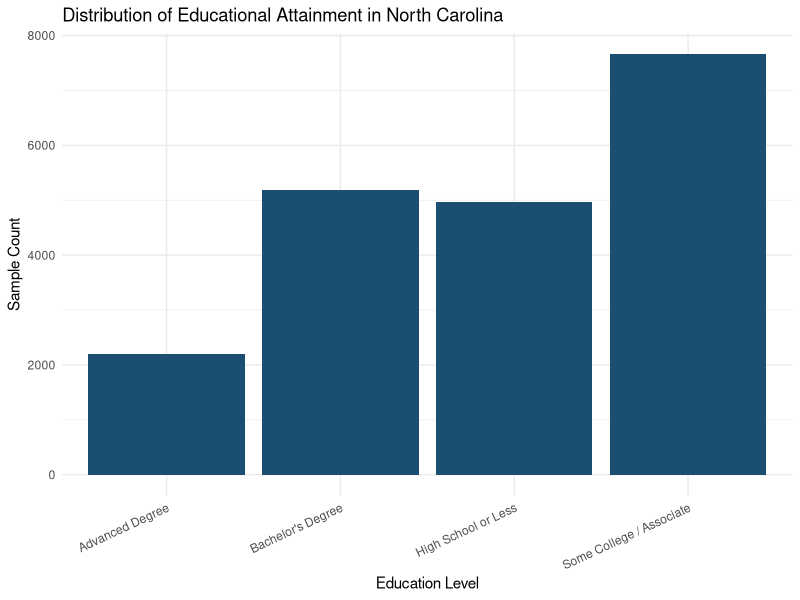
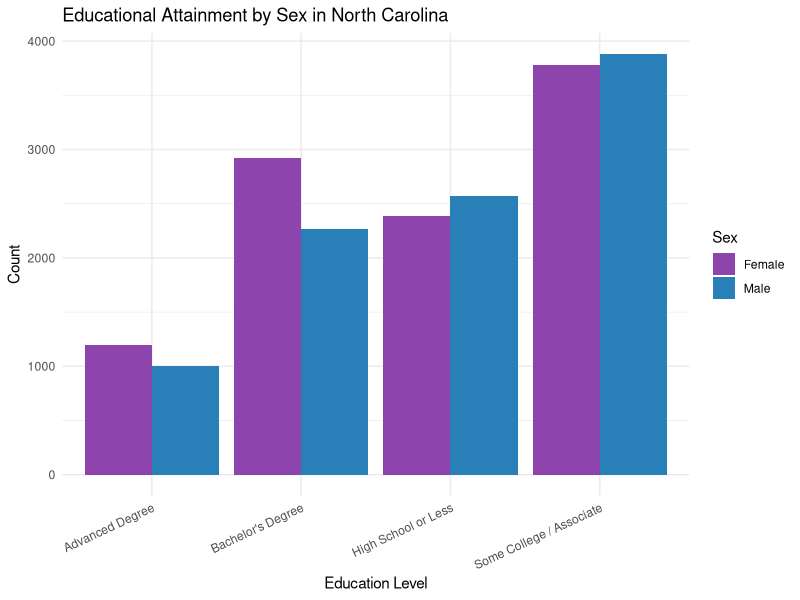
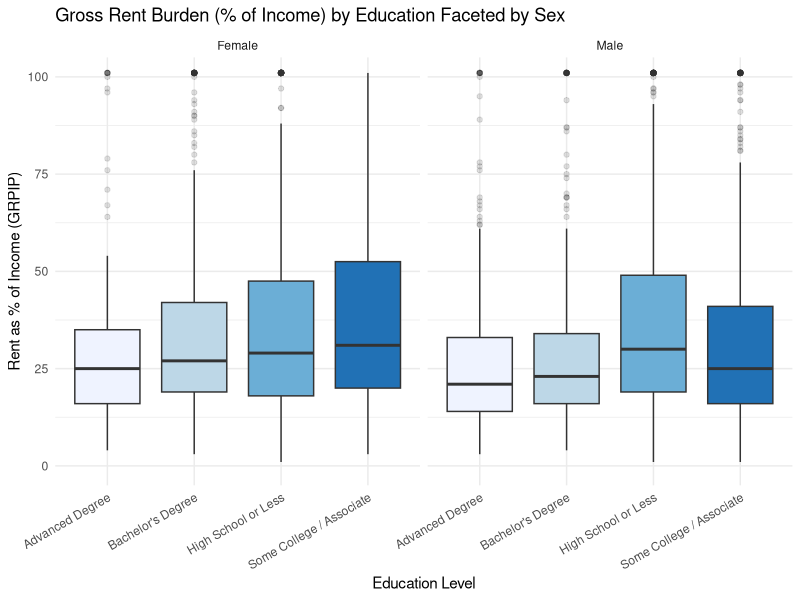
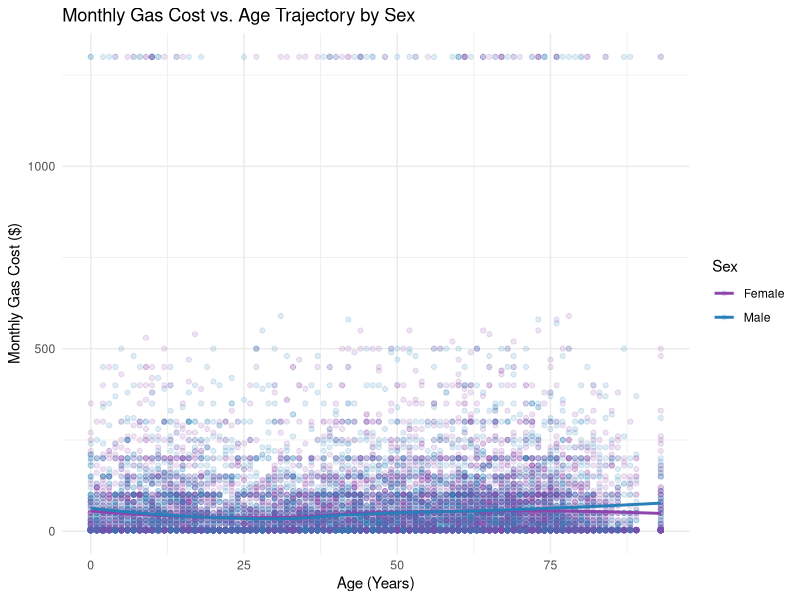

Here is the R script that generated these plots, in order:
## ---- chunk 1
library(tidyverse)

# Read the local data
df <- read_csv("data/nc_census_pums.csv")
head(df)
## ---- chunk 2
# One-Way Contingency Table: Distribution of Educational Attainment
edu_table <- table(df$education)
edu_table

# Two-Way Contingency Table: Education by Sex
edu_sex_table <- table(df$education, df$sex)
edu_sex_table

# Row Proportions across Education Levels
round(prop.table(edu_sex_table, margin = 1), 3)


## ---- chunk 3
# summaries of gas cost and rent grouped by education and sex
# Accounting for survey person weights (weight = PWGTP)
summary_stats <- df %>%
  group_by(education, sex) %>%
  summarize(
    weighted_mean_gas  = sum(gas_cost * weight, na.rm = TRUE) / sum(weight, na.rm = TRUE),
    median_gas         = median(gas_cost, na.rm = TRUE),
    sd_gas             = sd(gas_cost, na.rm = TRUE),
    weighted_mean_rent = sum(rent_burden * weight, na.rm = TRUE) / sum(weight, na.rm = TRUE),
    median_rent        = median(rent_burden, na.rm = TRUE),
    sd_rent            = sd(rent_burden, na.rm = TRUE),
    iqr_rent           = IQR(rent_burden, na.rm = TRUE),
    sample_size        = n(),
    .groups            = "drop"
  )

summary_stats
## ---- chunk 4
# Plot 1: Bar Chart
# Distribution of education
ggplot(df, aes(x = education)) +
  geom_bar(fill = "#1b4f72") +
  labs(
    title = "Distribution of Educational Attainment in North Carolina",
    x = "Education Level",
    y = "Sample Count"
  ) +
  theme_minimal() +
  theme(axis.text.x = element_text(angle = 25, hjust = 1))
## ---- chunk 5
# Plot 2: Side-by-Side Bar Chart
# Educational attainment grouped by sex
ggplot(df, aes(x = education, fill = sex)) +
  geom_bar(position = "dodge") +
  scale_fill_manual(values = c("Male" = "#2980b9", "Female" = "#8e44ad")) +
  labs(
    title = "Educational Attainment by Sex in North Carolina",
    x = "Education Level",
    y = "Count",
    fill = "Sex"
  ) +
  theme_minimal() +
  theme(axis.text.x = element_text(angle = 25, hjust = 1))
## ---- chunk 6
# Plot 3: Boxplot with Faceting
# Gross rent burden across education levels, faceted by sex
ggplot(df %>% filter(rent_burden > 0), aes(x = education, y = rent_burden, fill = education)) +
  geom_boxplot(outlier.alpha = 0.15) +
  facet_wrap(~ sex) +
  coord_cartesian(ylim = c(0, 100)) +
  scale_fill_brewer(palette = "Blues") +
  labs(
    title = "Gross Rent Burden (% of Income) by Education Faceted by Sex",
    x = "Education Level",
    y = "Rent as % of Income (GRPIP)"
  ) +
  theme_minimal() +
  theme(legend.position = "none", axis.text.x = element_text(angle = 30, hjust = 1))
## ---- chunk 7
# Plot 4: Scatter Plot with Smoothing
# Gas cost vs. Age, colored by sex with lines
ggplot(df %>% filter(gas_cost > 0), aes(x = age, y = gas_cost, color = sex)) +
  geom_point(alpha = 0.15) +
  geom_smooth(method = "loess", se = FALSE) +
  scale_color_manual(values = c("Male" = "#2980b9", "Female" = "#8e44ad")) +
  labs(
    title = "Monthly Gas Cost vs. Age Trajectory by Sex",
    x = "Age (Years)",
    y = "Monthly Gas Cost ($)",
    color = "Sex"
  ) +
  theme_minimal()
